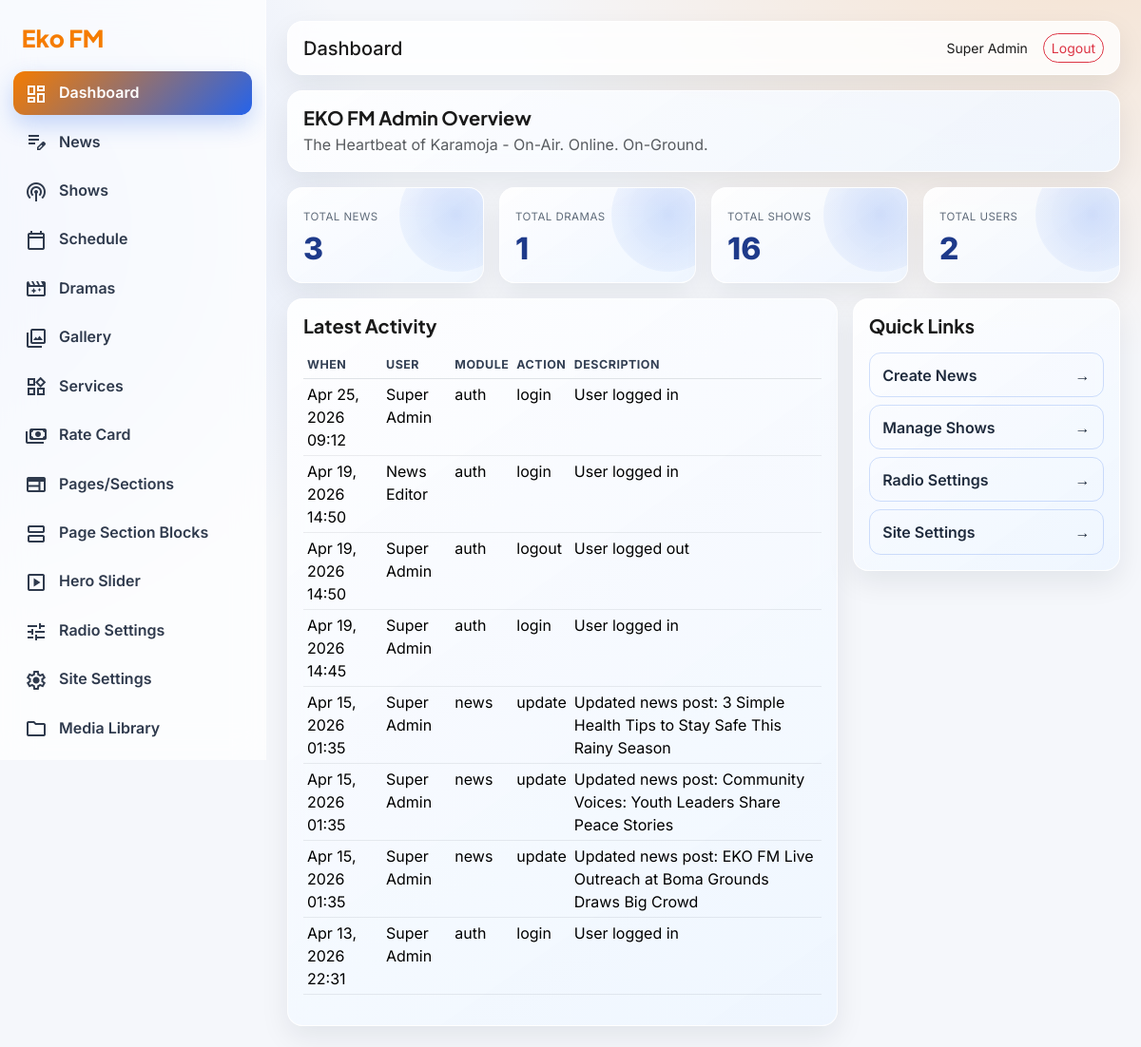
Page /admin/dashboard.php (signed in) on the committed database.
### tables this page shows
CREATE TABLE `users` (
  `id` int(11) NOT NULL,
  `role_id` int(11) DEFAULT NULL,
  `name` varchar(150) NOT NULL,
  `email` varchar(150) NOT NULL,
  `password` varchar(255) NOT NULL,
  `status` tinyint(1) NOT NULL DEFAULT 1,
  `created_at` datetime DEFAULT NULL,
  `updated_at` datetime DEFAULT NULL
);

CREATE TABLE `activity_logs` (
  `id` int(11) NOT NULL,
  `user_id` int(11) DEFAULT NULL,
  `action` varchar(50) NOT NULL,
  `module_name` varchar(100) NOT NULL,
  `item_id` int(11) DEFAULT NULL,
  `description` varchar(255) DEFAULT NULL,
  `ip_address` varchar(60) DEFAULT NULL,
  `created_at` datetime DEFAULT NULL
);

### includes/functions.php (called while the page is built, shortened)
<?php
require_once __DIR__ . '/db.php';
function e($value)
{
    return htmlspecialchars((string) $value, ENT_QUOTES, 'UTF-8');
}
function url($path = '')
{
    $path = ltrim($path, '/');
    return rtrim(BASE_URL, '/') . '/' . $path;
}
function current_user()
{
    static $user = null;
    if ($user) {
        return $user;
    }
    $stmt = db_query(
        'SELECT u.*, r.name AS role_name, r.slug AS role_slug FROM users u LEFT JOIN roles r ON r.id = u.role_id WHERE u.id = ? LIMIT 1',
        array((int) $_SESSION['user_id'])
    );
    $user = $stmt->fetch();
    return $user ?: null;
}
function format_date($date, $format = 'M d, Y')
{
    return date($format, strtotime($date));
}

### includes/db.php (called while the page is built, shortened)
<?php
function db()
{
    static $pdo;
    if ($pdo instanceof PDO) {
        return $pdo;
    }
    $dsn = 'mysql:host=' . DB_HOST . ';dbname=' . DB_NAME . ';charset=' . DB_CHARSET;
    $options = array(
        PDO::ATTR_ERRMODE => PDO::ERRMODE_EXCEPTION,
        PDO::ATTR_DEFAULT_FETCH_MODE => PDO::FETCH_ASSOC,
        PDO::ATTR_EMULATE_PREPARES => false,
    );
    $pdo = new PDO($dsn, DB_USER, DB_PASS, $options);
    return $pdo;
}
function db_query($sql, $params = array())
{
    $stmt = db()->prepare($sql);
    $stmt->execute($params);
    return $stmt;
}

### includes/auth.php (called while the page is built, shortened)
<?php
function require_login()
{
    if (!current_user()) {
        redirect('admin/login.php');
    }
}

### admin/dashboard.php (the view, shortened to what this page needs)
<?php
require_login();
$adminTitle = 'Dashboard';
$stats = array(
    'news' => (int) db_query('SELECT COUNT(*) c FROM news_posts')->fetch()['c'],
    'dramas' => (int) db_query('SELECT COUNT(*) c FROM dramas')->fetch()['c'],
    'programs' => (int) db_query('SELECT COUNT(*) c FROM programs')->fetch()['c'],
    'users' => (int) db_query('SELECT COUNT(*) c FROM users')->fetch()['c']
);
$activities = db_query('SELECT a.*, u.name FROM activity_logs a LEFT JOIN users u ON u.id = a.user_id ORDER BY a.id DESC LIMIT 8')->fetchAll();
include __DIR__ . '/../templates/admin_header.php';
?>
<div class="panel soft-glass mb-3">
    <h5 class="mb-1">EKO FM Admin Overview</h5>
    <p class="text-muted mb-0">The Heartbeat of Karamoja - On-Air. Online. On-Ground.</p>
</div>
<div class="row g-3 mb-3">
    <div class="col-md-3"><div class="panel soft-glass stat-card"><small>Total News</small><h2><?php echo e($stats['news']); ?></h2></div></div>
    <div class="col-md-3"><div class="panel soft-glass stat-card"><small>Total Dramas</small><h2><?php echo e($stats['dramas']); ?></h2></div></div>
    <div class="col-md-3"><div class="panel soft-glass stat-card"><small>Total Shows</small><h2><?php echo e($stats['programs']); ?></h2></div></div>
    <div class="col-md-3"><div class="panel soft-glass stat-card"><small>Total Users</small><h2><?php echo e($stats['users']); ?></h2></div></div>
</div>
<div class="row g-3">
    <div class="col-lg-8">
        <div class="panel soft-glass">
            <h5 class="mb-3">Latest Activity</h5>
            <div class="table-responsive">
                <table class="table table-sm">
                    <thead><tr><th>When</th><th>User</th><th>Module</th><th>Action</th><th>Description</th></tr></thead>
                    <tbody>
                    <?php foreach ($activities as $a): ?>
                        <tr><td><?php echo e(format_date($a['created_at'], 'M d, Y H:i')); ?></td><td><?php echo e($a['name']); ?></td><td><?php echo e($a['module_name']); ?></td><td><?php echo e($a['action']); ?></td><td><?php echo e($a['description']); ?></td></tr>
                    <?php endforeach; ?>
                    </tbody>
                </table>
            </div>
        </div>
    </div>
    <div class="col-lg-4">
        <div class="panel soft-glass">
            <h5 class="mb-3">Quick Links</h5>
            <div class="d-grid gap-2">
                <a class="quick-link" href="<?php echo e(url('admin/news.php')); ?>">Create News <span>&rarr;</span></a>
                <a class="quick-link" href="<?php echo e(url('admin/programs.php')); ?>">Manage Shows <span>&rarr;</span></a>
                <a class="quick-link" href="<?php echo e(url('admin/radio.php')); ?>">Radio Settings <span>&rarr;</span></a>
                <a class="quick-link" href="<?php echo e(url('admin/settings.php')); ?>">Site Settings <span>&rarr;</span></a>
            </div>
        </div>
    </div>
</div>
<?php include __DIR__ . '/../templates/admin_footer.php'; ?>

### templates/admin_header.php (shortened to what this page needs)
<?php
$u = current_user();
?>
<!doctype html>
<html lang="en">
<head>
    <link href="https://cdn.jsdelivr.net/npm/bootstrap@5.3.3/dist/css/bootstrap.min.css" rel="stylesheet">
    <link href="<?php echo e(url('assets/css/admin.css')); ?>" rel="stylesheet">
</head>
<body>
<div class="admin-layout">
    <?php include __DIR__ . '/admin_sidebar.php'; ?>
    <main class="admin-main">
        <div class="admin-topbar d-flex justify-content-between align-items-center">
            <div><h5 class="mb-0"><?php echo e($adminTitle); ?></h5></div>
            <div class="d-flex align-items-center gap-3"><small><?php echo e($u ? $u['name'] : ''); ?></small><a href="<?php echo e(url('admin/logout.php')); ?>" class="btn btn-sm btn-outline-danger">Logout</a></div>
        </div>

### assets/css/admin.css (style rules this page uses)
:root { --orange: #F57C00; --deep-blue: #1E3A8A; --accent-blue: #2563EB; --panel: #FFFFFF; --text: #1A1A1A; --muted: #5f6b7a; --radius: 16px; --shadow: 0 12px 30px rgba(17, 24, 39, .08); }
* { box-sizing: border-box; }
body { font-family: Inter, sans-serif; color: var(--text); background: radial-gradient(900px 700px at 95% -10%, rgba(245,124,0,.18), transparent 70%), radial-gradient(800px 700px at -10% 22%, rgba(37,99,235,.16), transparent 68%), #f5f7fb; }
.admin-layout { display: flex; min-height: 100vh; }
.admin-main { flex: 1; padding: 22px; min-width: 0; }
.admin-topbar { background: rgba(255,255,255,.82); border: 1px solid rgba(255,255,255,.85); border-radius: 16px; padding: 12px 16px; margin-bottom: 16px; backdrop-filter: blur(10px); box-shadow: var(--shadow); }
.panel { background: rgba(255,255,255,.92); border: 1px solid rgba(255,255,255,.85); border-radius: var(--radius); padding: 16px; box-shadow: var(--shadow); }
.panel.soft-glass { background: linear-gradient(145deg, rgba(255,255,255,.88), rgba(238,245,255,.9)); backdrop-filter: blur(12px); }
.panel h5 { font-family: 'Plus Jakarta Sans', sans-serif; font-weight: 700; }
.table { --bs-table-bg: transparent; }
.table thead th { color: #344054; font-size: .78rem; letter-spacing: .04em; text-transform: uppercase; border-bottom-width: 1px; }
.table tbody td { border-color: rgba(15, 23, 42, .08); }
.btn-outline-primary, .btn-outline-danger { border-radius: 999px; }
.stat-card small { color: var(--muted); text-transform: uppercase; letter-spacing: .04em; font-size: .72rem; }
.stat-card h2 { margin: .3rem 0 0; color: var(--deep-blue); font-weight: 800; }
.stat-card { position: relative; overflow: hidden; }
.stat-card::after { content: ""; position: absolute; width: 120px; height: 120px; right: -32px; top: -32px; border-radius: 999px; background: radial-gradient(circle, rgba(37,99,235,.18), rgba(37,99,235,0)); }
.quick-link { display: flex; justify-content: space-between; align-items: center; border-radius: 12px; padding: .66rem .85rem; border: 1px solid rgba(37,99,235,.2); color: #1f2b3d; text-decoration: none; font-weight: 600; transition: transform .25s ease, background .25s ease, border-color .25s ease; }

### rows in the picture
users: name "Super Admin"
activity_logs: created_at "Apr 25, 2026 09:12", user.name "Super Admin", module_name "auth", action "login", description "User logged in"
activity_logs: created_at "Apr 19, 2026 14:50", user.name "News Editor", module_name "auth", action "login", description "User logged in"
activity_logs: created_at "Apr 19, 2026 14:50", user.name "Super Admin", module_name "auth", action "logout", description "User logged out"
activity_logs: created_at "Apr 19, 2026 14:45", user.name "Super Admin", module_name "auth", action "login", description "User logged in"
activity_logs: created_at "Apr 15, 2026 01:35", user.name "Super Admin", module_name "news", action "update", description "Updated news post: 3 Simple Health Tips to Stay Safe This Rainy Season"
activity_logs: created_at "Apr 15, 2026 01:35", user.name "Super Admin", module_name "news", action "update", description "Updated news post: Community Voices: Youth Leaders Share Peace Stories"
activity_logs: created_at "Apr 15, 2026 01:35", user.name "Super Admin", module_name "news", action "update", description "Updated news post: EKO FM Live Outreach at Boma Grounds Draws Big Crowd"
activity_logs: created_at "Apr 13, 2026 22:31", user.name "Super Admin", module_name "auth", action "login", description "User logged in"

### other values in the picture
$item[0] "Dashboard"
$item[0] "News"
$item[0] "Shows"
$item[0] "Schedule"
$item[0] "Dramas"
$item[0] "Gallery"
$item[0] "Services"
$item[0] "Rate Card"
$item[0] "Pages/Sections"
$item[0] "Page Section Blocks"
$item[0] "Hero Slider"
$item[0] "Radio Settings"
$item[0] "Site Settings"
$item[0] "Media Library"
$adminTitle "Dashboard"
